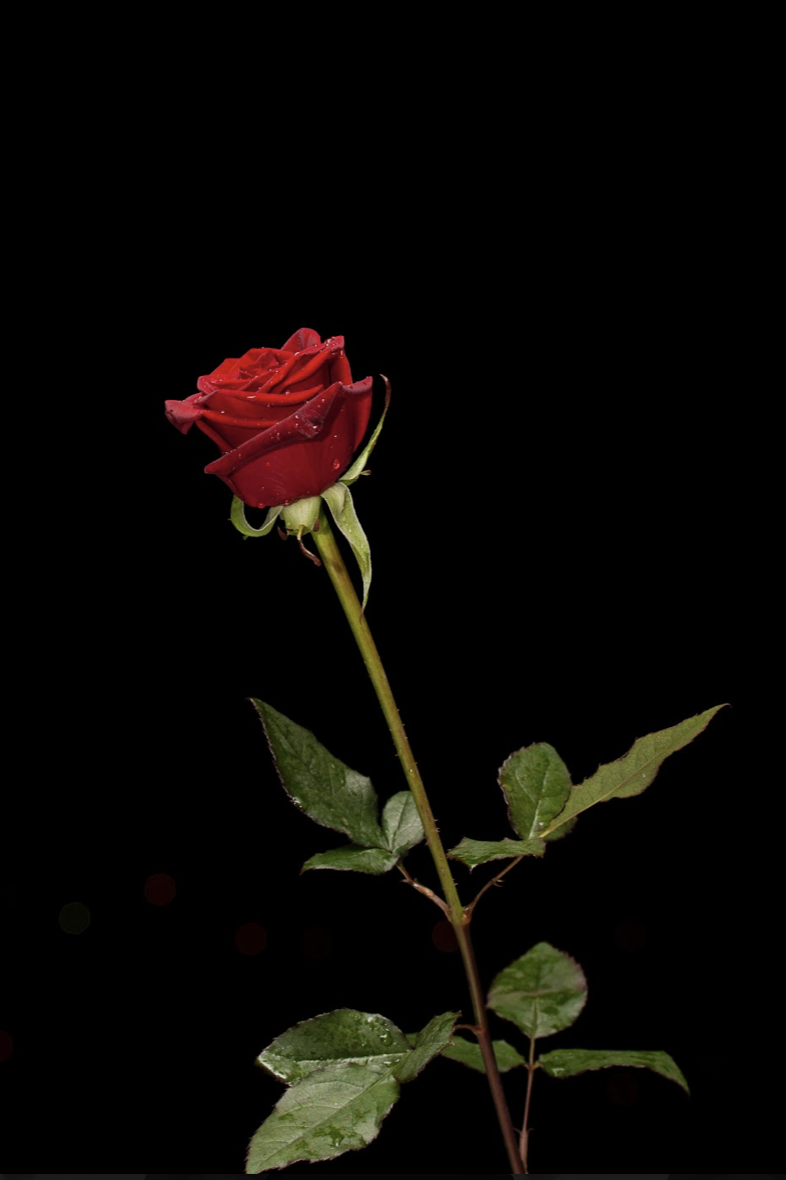
#> input picture python/rose.jpg, 786 x 1180 px
$ python test.py
#> lines starting #> are read from the running program, lines starting #| are printed output that depends on the picture
'''
@Author: Jack
@Date: 2020-03-31 14:27:11
@LastEditors: Jack
@LastEditTime: 2020-04-02 13:05:35
@Description:
'''

import cv2 as cv
import numpy as np
from scipy.ndimage import maximum_filter, minimum_filter
from matplotlib import pyplot as plt

# 读取灰度图片
img_gs = cv.imread('rose.jpg', cv.IMREAD_GRAYSCALE)
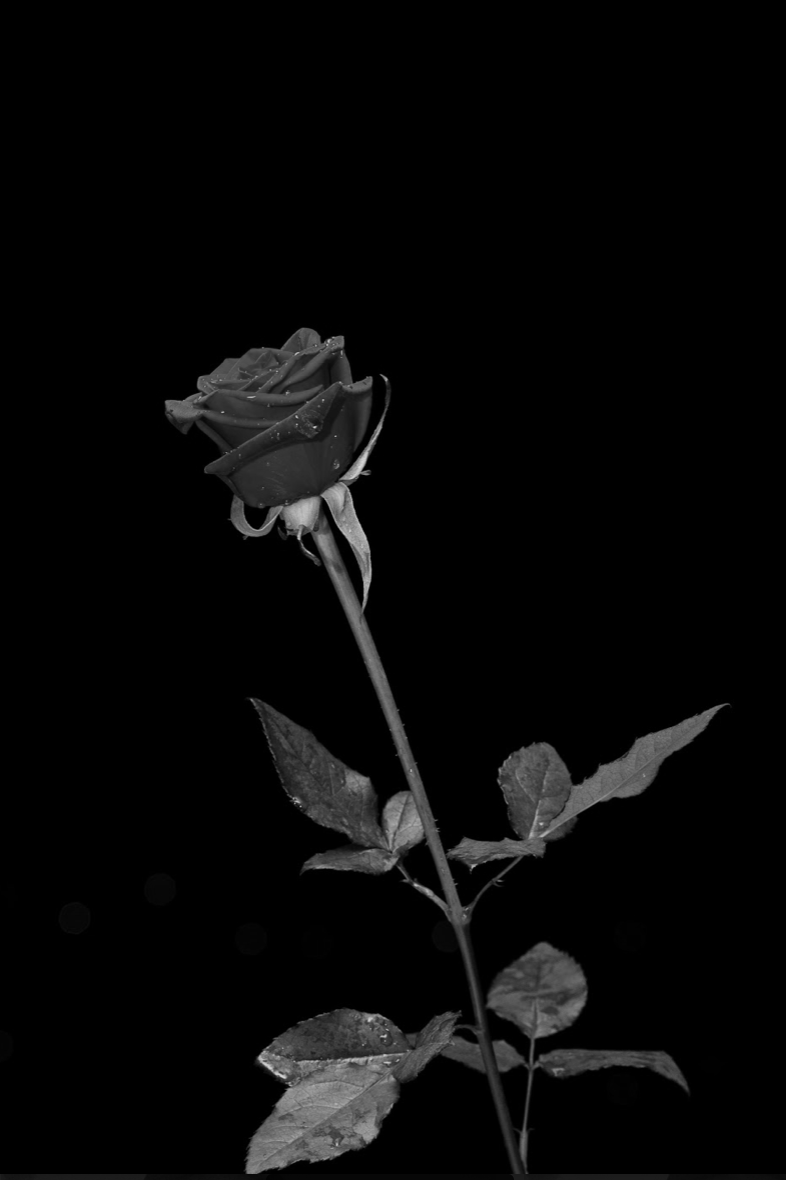
#> img_gs: shape (1180, 786); min 0, max 215, mean 8.1

# 显示图片
def show_img(opencv_img):
      image = cv.cvtColor(opencv_img, cv.COLOR_BGR2RGB)
      pixels = np.array(image)
      plt.imshow(pixels)
      plt.show()

# Adding salt & pepper noise to an image
# 去噪
def salt_pepper(prob):
      # Extract image dimensions
#> called with prob = 0.5
      row, col = img_gs.shape
#> row = 1180; col = 786

      # Declare salt & pepper noise ratio
      s_vs_p = 0.5
      output = np.copy(img_gs)

      # Apply salt noise on each pixel individually
      num_salt = np.ceil(prob * img_gs.size * s_vs_p)
#> num_salt = 231870
      coords = [np.random.randint(0, i - 1, int(num_salt))
            for i in img_gs.shape]
      output[coords] = 1
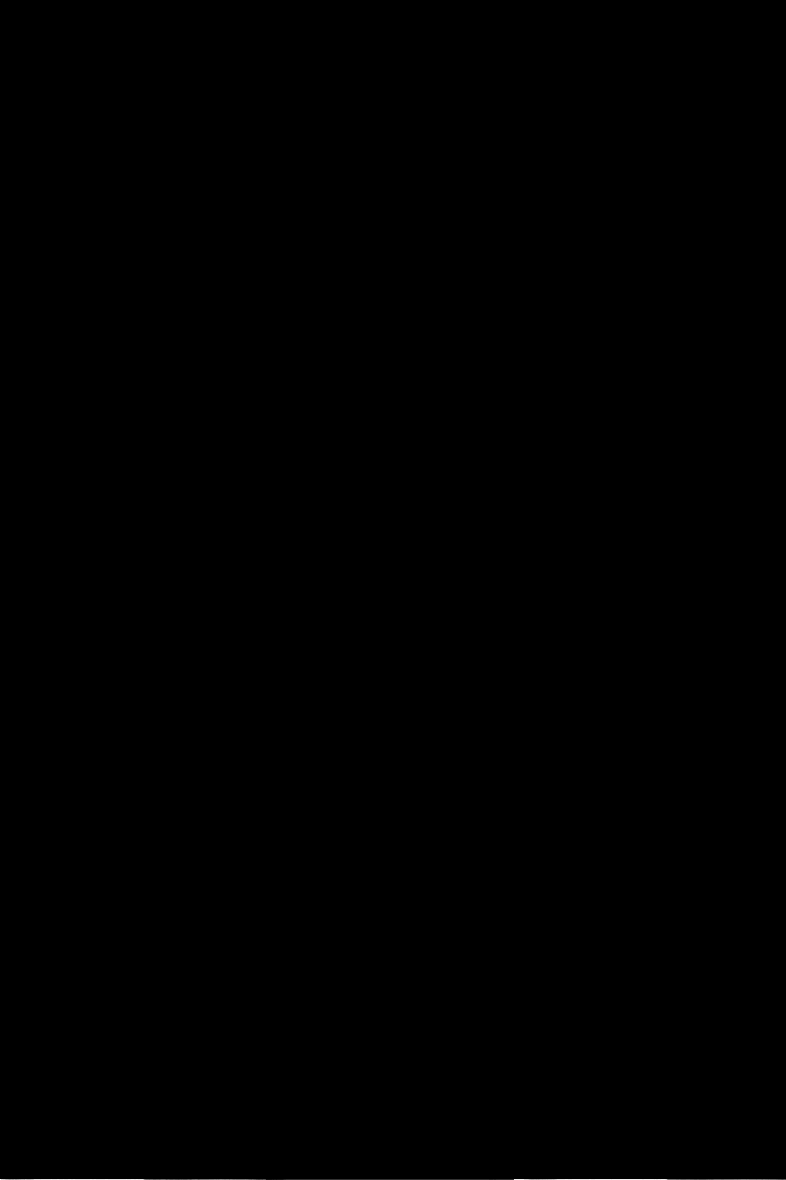
#> output: shape (1180, 786); min 1, max 31, mean 1; drawn with min black and max white

      # Apply pepper noise on each pixel individually
      num_pepper = np.ceil(prob * img_gs.size * (1. - s_vs_p))
#> num_pepper = 231870
      coords = [np.random.randint(0, i - 1, int(num_pepper))
            for i in img_gs.shape]
      output[coords] = 0
      # show_img(output)

      return output

# 中值滤波
def midpoint(img):
      maxf = maximum_filter(img, (3, 3))
      minf = minimum_filter(img, (3, 3))
      midpoint = (maxf + minf) / 2
      return midpoint


# 锐化滤波器
def ruihua(img):

      kernel_sharpening = np.array([[-1,-1,-1],
                                    [-1, 9,-1],
                                    [-1,-1,-1]])
      sharpened_img = cv.filter2D(sp_05, -1, kernel_sharpening)
      return sharpened_img

# 逆谐波均值滤波器
def contraharmonic_mean(img, size, Q):
      num = np.power(img, Q + 1)
      denom = np.power(img, Q)
      kernel = np.full(size, 1.0)
      result = cv.filter2D(num, -1, kernel) / cv.filter2D(denom, -1, kernel)
      return result

# Canny算子
def canny(img_gs):
      plt.figure(figsize=(16, 16))
      # Apply canny edge detector algorithm on the image to find edges
      edges = cv.Canny(img_gs, 100,200)
#> edges: shape (1180, 786); every value is 0
      # Plot the original image against the edges
      plt.subplot(121), plt.imshow(img_gs)
      plt.title('Original Gray Scale Image')
      plt.subplot(122), plt.imshow(edges)
      plt.title('Edge Image')
      # Display the two images
      plt.show()
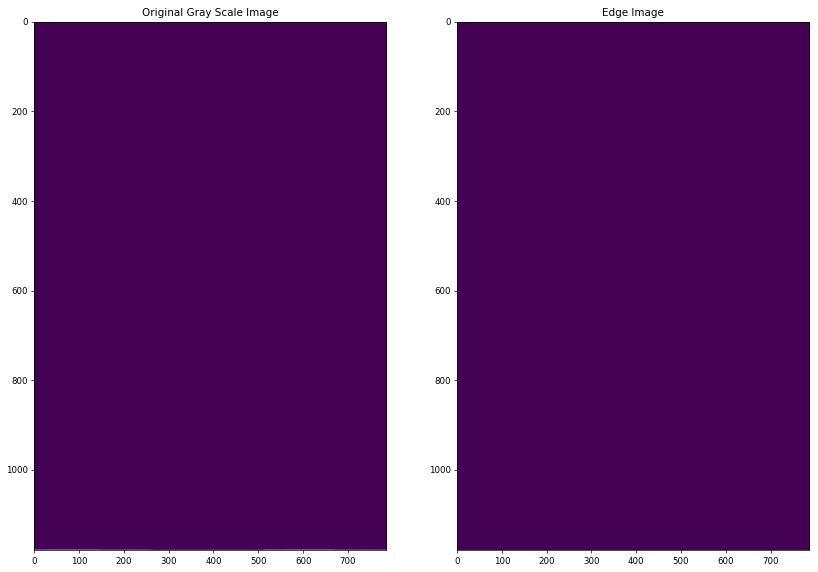
#> figure drawn by matplotlib, 2 panels


# 去噪
sp_05 = salt_pepper(0.5)
# cv.imwrite('mid_img.jpg', midpoint(sp_05))
# show_img(ruihua(sp_05))
# cv.imwrite('nixiebo.jpg', contraharmonic_mean(sp_05, (3,3), 0.5))
canny(sp_05)


# [12 lines of commented-out code are left out]
